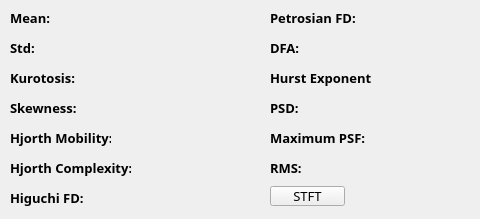
    <widget class="QWidget" name="F8">
     <attribute name="title">
      <string>F8</string>
     </attribute>
     <widget class="QLabel" name="label_40">
      <property name="geometry">
       <rect>
        <x>10</x>
        <y>190</y>
        <width>81</width>
        <height>16</height>
       </rect>
      </property>
      <property name="font">
       <font>
        <family>나눔스퀘어_ac Bold</family>
        <pointsize>10</pointsize>
        <weight>75</weight>
        <bold>true</bold>
       </font>
      </property>
      <property name="text">
       <string>Higuchi FD:</string>
      </property>
     </widget>
     <widget class="QLabel" name="label_41">
      <property name="geometry">
       <rect>
        <x>270</x>
        <y>70</y>
        <width>101</width>
        <height>16</height>
       </rect>
      </property>
      <property name="font">
       <font>
        <family>나눔스퀘어_ac Bold</family>
        <pointsize>10</pointsize>
        <weight>75</weight>
        <bold>true</bold>
       </font>
      </property>
      <property name="text">
       <string>Hurst Exponent:</string>
      </property>
     </widget>
     <widget class="QLabel" name="label_42">
      <property name="geometry">
       <rect>
        <x>10</x>
        <y>100</y>
        <width>71</width>
        <height>16</height>
       </rect>
      </property>
      <property name="font">
       <font>
        <family>나눔스퀘어_ac Bold</family>
        <pointsize>10</pointsize>
        <weight>75</weight>
        <bold>true</bold>
       </font>
      </property>
      <property name="text">
       <string>Skewness: </string>
      </property>
     </widget>
     <widget class="QLabel" name="label_43">
      <property name="geometry">
       <rect>
        <x>10</x>
        <y>160</y>
        <width>121</width>
        <height>16</height>
       </rect>
      </property>
      <property name="font">
       <font>
        <family>나눔스퀘어_ac Bold</family>
        <pointsize>10</pointsize>
        <weight>75</weight>
        <bold>true</bold>
       </font>
      </property>
      <property name="text">
       <string>Hjorth Complexity:</string>
      </property>
     </widget>
     <widget class="QLabel" name="label_44">
      <property name="geometry">
       <rect>
        <x>270</x>
        <y>130</y>
        <width>101</width>
        <height>16</height>
       </rect>
      </property>
      <property name="font">
       <font>
        <family>나눔스퀘어_ac Bold</family>
        <pointsize>10</pointsize>
        <weight>75</weight>
        <bold>true</bold>
       </font>
      </property>
      <property name="text">
       <string>Maximum PSF:</string>
      </property>
     </widget>
     <widget class="QLabel" name="Std_4">
      <property name="geometry">
       <rect>
        <x>130</x>
        <y>40</y>
        <width>81</width>
        <height>20</height>
       </rect>
      </property>
      <property name="font">
       <font>
        <family>나눔스퀘어_ac Bold</family>
        <pointsize>10</pointsize>
        <weight>75</weight>
        <bold>true</bold>
       </font>
      </property>
      <property name="text">
       <string/>
      </property>
     </widget>
     <widget class="QLabel" name="label_45">
      <property name="geometry">
       <rect>
        <x>10</x>
        <y>10</y>
        <width>41</width>
        <height>16</height>
       </rect>
      </property>
      <property name="font">
       <font>
        <family>나눔스퀘어_ac Bold</family>
        <pointsize>10</pointsize>
        <weight>75</weight>
        <bold>true</bold>
       </font>
      </property>
      <property name="text">
       <string>Mean: </string>
      </property>
     </widget>
     <widget class="QLabel" name="label_46">
      <property name="geometry">
       <rect>
        <x>10</x>
        <y>130</y>
        <width>101</width>
        <height>16</height>
       </rect>
      </property>
      <property name="font">
       <font>
        <family>나눔스퀘어_ac Bold</family>
        <pointsize>10</pointsize>
        <weight>75</weight>
        <bold>true</bold>
       </font>
      </property>
      <property name="text">
       <string>Hjorth Mobility:</string>
      </property>
     </widget>
     <widget class="QLabel" name="label_47">
      <property name="geometry">
       <rect>
        <x>270</x>
        <y>10</y>
        <width>91</width>
        <height>16</height>
       </rect>
      </property>
      <property name="font">
       <font>
        <family>나눔스퀘어_ac Bold</family>
        <pointsize>10</pointsize>
        <weight>75</weight>
        <bold>true</bold>
       </font>
      </property>
      <property name="text">
       <string>Petrosian FD:</string>
      </property>
     </widget>
     <widget class="QLabel" name="Hjorth_Mobility_4">
      <property name="geometry">
       <rect>
        <x>130</x>
        <y>130</y>
        <width>81</width>
        <height>20</height>
       </rect>
      </property>
      <property name="font">
       <font>
        <family>나눔스퀘어_ac Bold</family>
        <pointsize>10</pointsize>
        <weight>75</weight>
        <bold>true</bold>
       </font>
      </property>
      <property name="text">
       <string/>
      </property>
     </widget>
     <widget class="QLabel" name="label_48">
      <property name="geometry">
       <rect>
        <x>270</x>
        <y>40</y>
        <width>41</width>
        <height>16</height>
       </rect>
      </property>
      <property name="font">
       <font>
        <family>나눔스퀘어_ac Bold</family>
        <pointsize>10</pointsize>
        <weight>75</weight>
        <bold>true</bold>
       </font>
      </property>
      <property name="text">
       <string>DFA:</string>
      </property>
     </widget>
     <widget class="QLabel" name="Kurotosis_4">
      <property name="geometry">
       <rect>
        <x>130</x>
        <y>70</y>
        <width>81</width>
        <height>20</height>
       </rect>
      </property>
      <property name="font">
       <font>
        <family>나눔스퀘어_ac Bold</family>
        <pointsize>10</pointsize>
        <weight>75</weight>
        <bold>true</bold>
       </font>
      </property>
      <property name="text">
       <string/>
      </property>
     </widget>
     <widget class="QLabel" name="Hurst_Exponent_4">
      <property name="geometry">
       <rect>
        <x>390</x>
        <y>70</y>
        <width>81</width>
        <height>20</height>
       </rect>
      </property>
      <property name="font">
       <font>
        <family>나눔스퀘어_ac Bold</family>
        <pointsize>10</pointsize>
        <weight>75</weight>
        <bold>true</bold>
       </font>
      </property>
      <property name="text">
       <string/>
      </property>
     </widget>
     <widget class="QLabel" name="label_49">
      <property name="geometry">
       <rect>
        <x>270</x>
        <y>160</y>
        <width>41</width>
        <height>16</height>
       </rect>
      </property>
      <property name="font">
       <font>
        <family>나눔스퀘어_ac Bold</family>
        <pointsize>10</pointsize>
        <weight>75</weight>
        <bold>true</bold>
       </font>
      </property>
      <property name="text">
       <string>RMS:</string>
      </property>
     </widget>
     <widget class="QLabel" name="Hjorth_Complexity_4">
      <property name="geometry">
       <rect>
        <x>130</x>
        <y>160</y>
        <width>81</width>
        <height>20</height>
       </rect>
      </property>
      <property name="font">
       <font>
        <family>나눔스퀘어_ac Bold</family>
        <pointsize>10</pointsize>
        <weight>75</weight>
        <bold>true</bold>
       </font>
      </property>
      <property name="text">
       <string/>
      </property>
     </widget>
     <widget class="QLabel" name="label_50">
      <property name="geometry">
       <rect>
        <x>270</x>
        <y>100</y>
        <width>101</width>
        <height>16</height>
       </rect>
      </property>
      <property name="font">
       <font>
        <family>나눔스퀘어_ac Bold</family>
        <pointsize>10</pointsize>
        <weight>75</weight>
        <bold>true</bold>
       </font>
      </property>
      <property name="text">
       <string>PSD:</string>
      </property>
     </widget>
     <widget class="QLabel" name="RMS_4">
      <property name="geometry">
       <rect>
        <x>390</x>
        <y>160</y>
        <width>81</width>
        <height>20</height>
       </rect>
      </property>
      <property name="font">
       <font>
        <family>나눔스퀘어_ac Bold</family>
        <pointsize>10</pointsize>
        <weight>75</weight>
        <bold>true</bold>
       </font>
      </property>
      <property name="text">
       <string/>
      </property>
     </widget>
     <widget class="QLabel" name="Higuchi_FD_4">
      <property name="geometry">
       <rect>
        <x>130</x>
        <y>190</y>
        <width>81</width>
        <height>20</height>
       </rect>
      </property>
      <property name="font">
       <font>
        <family>나눔스퀘어_ac Bold</family>
        <pointsize>10</pointsize>
        <weight>75</weight>
        <bold>true</bold>
       </font>
      </property>
      <property name="text">
       <string/>
      </property>
     </widget>
     <widget class="QLabel" name="Mean_4">
      <property name="geometry">
       <rect>
        <x>130</x>
        <y>10</y>
        <width>81</width>
        <height>20</height>
       </rect>
      </property>
      <property name="font">
       <font>
        <family>나눔스퀘어_ac Bold</family>
        <pointsize>10</pointsize>
        <weight>75</weight>
        <bold>true</bold>
       </font>
      </property>
      <property name="text">
       <string/>
      </property>
     </widget>
     <widget class="QLabel" name="PSD_4">
      <property name="geometry">
       <rect>
        <x>390</x>
        <y>100</y>
        <width>81</width>
        <height>20</height>
       </rect>
      </property>
      <property name="font">
       <font>
        <family>나눔스퀘어_ac Bold</family>
        <pointsize>10</pointsize>
        <weight>75</weight>
        <bold>true</bold>
       </font>
      </property>
      <property name="text">
       <string/>
      </property>
     </widget>
     <widget class="QLabel" name="DFA_4">
      <property name="geometry">
       <rect>
        <x>390</x>
        <y>40</y>
        <width>81</width>
        <height>20</height>
       </rect>
      </property>
      <property name="font">
       <font>
        <family>나눔스퀘어_ac Bold</family>
        <pointsize>10</pointsize>
        <weight>75</weight>
        <bold>true</bold>
       </font>
      </property>
      <property name="text">
       <string/>
      </property>
     </widget>
     <widget class="QLabel" name="label_51">
      <property name="geometry">
       <rect>
        <x>10</x>
        <y>40</y>
        <width>31</width>
        <height>16</height>
       </rect>
      </property>
      <property name="font">
       <font>
        <family>나눔스퀘어_ac Bold</family>
        <pointsize>10</pointsize>
        <weight>75</weight>
        <bold>true</bold>
       </font>
      </property>
      <property name="text">
       <string>Std: </string>
      </property>
     </widget>
     <widget class="QLabel" name="Maximum_PSF_4">
      <property name="geometry">
       <rect>
        <x>390</x>
        <y>130</y>
        <width>81</width>
        <height>20</height>
       </rect>
      </property>
      <property name="font">
       <font>
        <family>나눔스퀘어_ac Bold</family>
        <pointsize>10</pointsize>
        <weight>75</weight>
        <bold>true</bold>
       </font>
      </property>
      <property name="text">
       <string/>
      </property>
     </widget>
     <widget class="QLabel" name="Skewness_4">
      <property name="geometry">
       <rect>
        <x>130</x>
        <y>100</y>
        <width>81</width>
        <height>20</height>
       </rect>
      </property>
      <property name="font">
       <font>
        <family>나눔스퀘어_ac Bold</family>
        <pointsize>10</pointsize>
        <weight>75</weight>
        <bold>true</bold>
       </font>
      </property>
      <property name="text">
       <string/>
      </property>
     </widget>
     <widget class="QLabel" name="Petrosian_FD_4">
      <property name="geometry">
       <rect>
        <x>390</x>
        <y>10</y>
        <width>81</width>
        <height>20</height>
       </rect>
      </property>
      <property name="font">
       <font>
        <family>나눔스퀘어_ac Bold</family>
        <pointsize>10</pointsize>
        <weight>75</weight>
        <bold>true</bold>
       </font>
      </property>
      <property name="text">
       <string/>
      </property>
     </widget>
     <widget class="QPushButton" name="stft_4">
      <property name="geometry">
       <rect>
        <x>270</x>
        <y>186</y>
        <width>75</width>
        <height>20</height>
       </rect>
      </property>
      <property name="font">
       <font>
        <family>나눔스퀘어_ac Bold</family>
        <pointsize>10</pointsize>
       </font>
      </property>
      <property name="text">
       <string>STFT</string>
      </property>
     </widget>
     <widget class="QLabel" name="label_52">
      <property name="geometry">
       <rect>
        <x>10</x>
        <y>70</y>
        <width>71</width>
        <height>16</height>
       </rect>
      </property>
      <property name="font">
       <font>
        <family>나눔스퀘어_ac Bold</family>
        <pointsize>10</pointsize>
        <weight>75</weight>
        <bold>true</bold>
       </font>
      </property>
      <property name="text">
       <string>Kurotosis: </string>
      </property>
     </widget>
    </widget>
